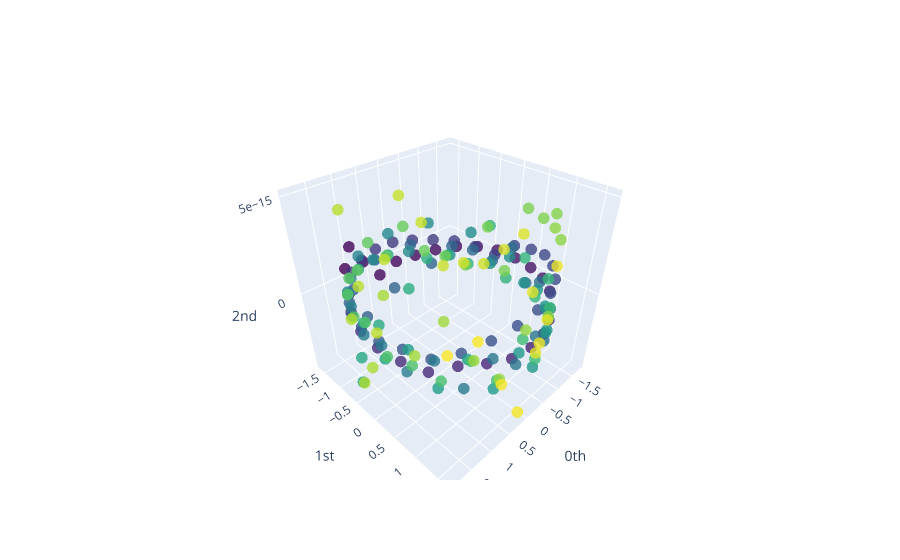

The notebook cell this image was saved under:
### Markdown cell above
Although the resulting embedding is in a high dimensional space, we can apply dimensionality reduction techniques like [principal component analysis](https://en.wikipedia.org/wiki/Principal_component_analysis) to project down to 3-dimensions for visualisation:

### Code cell
from sklearn.decomposition import PCA

pca = PCA(n_components=3)
y_periodic_embedded_pca = pca.fit_transform(y_periodic_embedded)
plot_point_cloud(y_periodic_embedded_pca)

### Figure 1 — Plotly figure (JSON) as saved in the notebook; plotly's stock layout.template omitted (floating-point values rounded to 4 significant figures; data arrays with more than 128 entries replaced by an {"elided": "..."} marker saying what was removed)
{"data": [{"marker": {"color": {"elided": "171 int values"}, "colorscale": [[0, "#440154"], [0.1111, "#482878"], [0.2222, "#3e4989"], [0.3333, "#31688e"], [0.4444, "#26828e"], [0.5556, "#1f9e89"], [0.6667, "#35b779"], [0.7778, "#6ece58"], [0.8889, "#b5de2b"], [1, "#fde725"]], "opacity": 0.8, "size": 4}, "mode": "markers", "type": "scatter3d", "x": {"elided": "171 float values"}, "y": {"elided": "171 float values"}, "z": {"elided": "171 float values"}}], "layout": {"scene": {"xaxis": {"exponentformat": "e", "showexponent": "all", "title": {"text": "0th"}, "type": "linear"}, "yaxis": {"exponentformat": "e", "showexponent": "all", "title": {"text": "1st"}, "type": "linear"}, "zaxis": {"exponentformat": "e", "showexponent": "all", "title": {"text": "2nd"}, "type": "linear"}}}}
